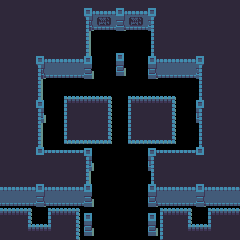

A level layout from a 2D game, rendered from its tile map. Below: a short description, then the map file with its tile-grid data intact:
An orthogonal 15x15 tile map with 16x16 px tiles, 1 tile layer (Tiles).

<map version="1.0" orientation="orthogonal" renderorder="left-down" width="15" height="15" tilewidth="16" tileheight="16" nextobjectid="1">
 <tileset firstgid="1" name="tiles" tilewidth="16" tileheight="16">
  <image source="../../tilesets/tiles.png" width="96" height="144" />
 </tileset>
 <layer name="Tiles" width="15" height="15">
  <data>
   <tile gid="8" />
   <tile gid="8" />
   <tile gid="8" />
   <tile gid="8" />
   <tile gid="8" />
   <tile gid="4" />
   <tile gid="5" />
   <tile gid="35" />
   <tile gid="5" />
   <tile gid="6" />
   <tile gid="8" />
   <tile gid="8" />
   <tile gid="8" />
   <tile gid="8" />
   <tile gid="8" />
   <tile gid="8" />
   <tile gid="8" />
   <tile gid="8" />
   <tile gid="8" />
   <tile gid="8" />
   <tile gid="10" />
   <tile gid="50" />
   <tile gid="41" />
   <tile gid="50" />
   <tile gid="12" />
   <tile gid="8" />
   <tile gid="8" />
   <tile gid="8" />
   <tile gid="8" />
   <tile gid="8" />
   <tile gid="8" />
   <tile gid="8" />
   <tile gid="8" />
   <tile gid="8" />
   <tile gid="8" />
   <tile gid="16" />
   <tile gid="0" />
   <tile gid="0" />
   <tile gid="0" />
   <tile gid="18" />
   <tile gid="8" />
   <tile gid="8" />
   <tile gid="8" />
   <tile gid="8" />
   <tile gid="8" />
   <tile gid="8" />
   <tile gid="8" />
   <tile gid="4" />
   <tile gid="5" />
   <tile gid="5" />
   <tile gid="46" />
   <tile gid="0" />
   <tile gid="21" />
   <tile gid="0" />
   <tile gid="45" />
   <tile gid="5" />
   <tile gid="5" />
   <tile gid="6" />
   <tile gid="8" />
   <tile gid="8" />
   <tile gid="8" />
   <tile gid="8" />
   <tile gid="10" />
   <tile gid="11" />
   <tile gid="11" />
   <tile gid="52" />
   <tile gid="0" />
   <tile gid="27" />
   <tile gid="0" />
   <tile gid="51" />
   <tile gid="11" />
   <tile gid="11" />
   <tile gid="12" />
   <tile gid="8" />
   <tile gid="8" />
   <tile gid="8" />
   <tile gid="8" />
   <tile gid="16" />
   <tile gid="0" />
   <tile gid="0" />
   <tile gid="0" />
   <tile gid="0" />
   <tile gid="0" />
   <tile gid="0" />
   <tile gid="0" />
   <tile gid="0" />
   <tile gid="0" />
   <tile gid="18" />
   <tile gid="8" />
   <tile gid="8" />
   <tile gid="8" />
   <tile gid="8" />
   <tile gid="48" />
   <tile gid="0" />
   <tile gid="1" />
   <tile gid="2" />
   <tile gid="3" />
   <tile gid="0" />
   <tile gid="1" />
   <tile gid="2" />
   <tile gid="3" />
   <tile gid="0" />
   <tile gid="47" />
   <tile gid="8" />
   <tile gid="8" />
   <tile gid="8" />
   <tile gid="8" />
   <tile gid="54" />
   <tile gid="0" />
   <tile gid="7" />
   <tile gid="8" />
   <tile gid="9" />
   <tile gid="0" />
   <tile gid="7" />
   <tile gid="8" />
   <tile gid="9" />
   <tile gid="0" />
   <tile gid="53" />
   <tile gid="8" />
   <tile gid="8" />
   <tile gid="8" />
   <tile gid="8" />
   <tile gid="16" />
   <tile gid="0" />
   <tile gid="13" />
   <tile gid="14" />
   <tile gid="15" />
   <tile gid="0" />
   <tile gid="13" />
   <tile gid="14" />
   <tile gid="15" />
   <tile gid="0" />
   <tile gid="18" />
   <tile gid="8" />
   <tile gid="8" />
   <tile gid="8" />
   <tile gid="8" />
   <tile gid="22" />
   <tile gid="23" />
   <tile gid="23" />
   <tile gid="34" />
   <tile gid="0" />
   <tile gid="0" />
   <tile gid="0" />
   <tile gid="33" />
   <tile gid="23" />
   <tile gid="23" />
   <tile gid="24" />
   <tile gid="8" />
   <tile gid="8" />
   <tile gid="8" />
   <tile gid="8" />
   <tile gid="8" />
   <tile gid="8" />
   <tile gid="8" />
   <tile gid="40" />
   <tile gid="0" />
   <tile gid="0" />
   <tile gid="0" />
   <tile gid="39" />
   <tile gid="8" />
   <tile gid="8" />
   <tile gid="8" />
   <tile gid="8" />
   <tile gid="8" />
   <tile gid="5" />
   <tile gid="5" />
   <tile gid="35" />
   <tile gid="5" />
   <tile gid="5" />
   <tile gid="46" />
   <tile gid="0" />
   <tile gid="0" />
   <tile gid="0" />
   <tile gid="45" />
   <tile gid="5" />
   <tile gid="5" />
   <tile gid="35" />
   <tile gid="5" />
   <tile gid="5" />
   <tile gid="11" />
   <tile gid="11" />
   <tile gid="41" />
   <tile gid="11" />
   <tile gid="11" />
   <tile gid="52" />
   <tile gid="0" />
   <tile gid="0" />
   <tile gid="0" />
   <tile gid="51" />
   <tile gid="11" />
   <tile gid="11" />
   <tile gid="41" />
   <tile gid="11" />
   <tile gid="11" />
   <tile gid="2" />
   <tile gid="3" />
   <tile gid="0" />
   <tile gid="1" />
   <tile gid="3" />
   <tile gid="21" />
   <tile gid="0" />
   <tile gid="0" />
   <tile gid="0" />
   <tile gid="21" />
   <tile gid="1" />
   <tile gid="3" />
   <tile gid="0" />
   <tile gid="1" />
   <tile gid="2" />
   <tile gid="8" />
   <tile gid="25" />
   <tile gid="2" />
   <tile gid="26" />
   <tile gid="9" />
   <tile gid="27" />
   <tile gid="0" />
   <tile gid="0" />
   <tile gid="0" />
   <tile gid="27" />
   <tile gid="7" />
   <tile gid="25" />
   <tile gid="2" />
   <tile gid="26" />
   <tile gid="8" />
  </data>
 </layer>
 <objectgroup name="Objects" />
</map>
